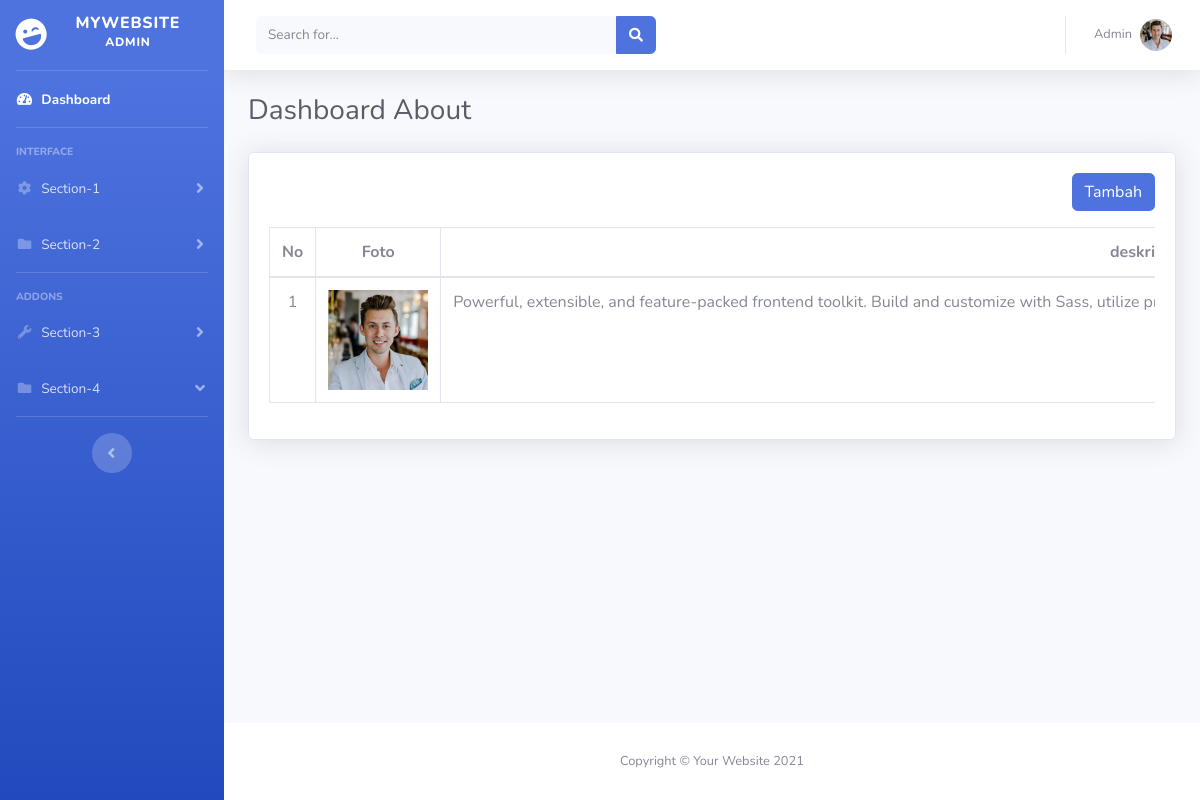
The page /admin/about.php on the database its author committed.
### tables this page shows
CREATE TABLE `home` (
  `id` int(11) NOT NULL,
  `header` varchar(50) NOT NULL,
  `sub_judul` varchar(50) NOT NULL,
  `foto` varchar(255) NOT NULL,
  `created_at` timestamp NOT NULL DEFAULT current_timestamp() ON UPDATE current_timestamp()
);

CREATE TABLE `about` (
  `id` int(11) NOT NULL,
  `deskripsi` varchar(255) NOT NULL,
  `profesi` varchar(255) NOT NULL,
  `deskripsi_profesi` varchar(100) NOT NULL,
  `website` varchar(100) NOT NULL,
  `kota` text NOT NULL,
  `umur` int(11) NOT NULL,
  `email` varchar(1000) NOT NULL,
  `foto` varchar(255) NOT NULL,
  `tanggal` varchar(25) NOT NULL,
  `craete_at` int(11) NOT NULL
);

### admin/about.php (the view, shortened to what this page needs)
<?php
include 'database/db.php';
$queryAbout = mysqli_query($conn, "SELECT * FROM about");
?>
<!DOCTYPE html>
<html lang="en">
<head>
    <link rel="stylesheet" href="css/sb-admin-2.css">
    <?php include 'layout/css.php' ?>
</head>
<body id="page-top">
    <div id="wrapper">
        <?php include 'layout/sidebar.php' ?>
        <div id="content-wrapper" class="d-flex flex-column">
            <div id="content">
                <?php include 'layout/navbar.php' ?>
                <div class="container-fluid">
                    <div class="d-sm-flex align-items-center justify-content-between mb-4">
                        <h1 class="h3 mb-0 text-gray-800">Dashboard About</h1>
                    </div>
                    <div class="card  shadow mb-4">
                        <div class="card-body">
                            <div align="right" class="mb-3">
                                <a href="tambah-about.php" class="btn btn-primary">Tambah</a>
                            </div>
                            <div class="table-responsive">
                                <table class="table table-bordered" width="100%">
                                    <thead>
                                        <tr>
                                            <th>No</th>
                                            <th>Foto</th>
                                            <th>deskripsi</th>
                                        </tr>
                                    </thead>
                                    <tbody>
                                        <?php $no = 1;
                                        while ($rowAbout = mysqli_fetch_assoc($queryAbout)) { ?>
                                            <tr>
                                                <td><?php echo $no++ ?></td>
                                                <td>
                                                    <img width="100" src="upload/<?php echo $rowAbout['foto'] ?>" alt="">
                                                </td>
                                                <td><?php echo $rowAbout['deskripsi'] ?></td>
                                            </tr>
                                        <?php } ?>
                                    </tbody>
                                </table>
                            </div>
                        </div>
                    </div>
                </div>
            </div>
            <?php include 'layout/footer.php' ?>
        </div>
    </div>
</body>
</html>

### admin/layout/navbar.php (shortened to what this page needs)
<?php
include 'database/db.php';
$sqlHome = mysqli_query($conn, "SELECT * FROM home ");
$rowHome = mysqli_fetch_assoc($sqlHome);
?>
<nav class="navbar navbar-expand navbar-light bg-white topbar mb-4 static-top shadow">
    <form
        class="d-none d-sm-inline-block form-inline mr-auto ml-md-3 my-2 my-md-0 mw-100 navbar-search">
        <div class="input-group">
            <input type="text" class="form-control bg-light border-0 small" placeholder="Search for..."
                aria-label="Search" aria-describedby="basic-addon2">
            <div class="input-group-append">
                <button class="btn btn-primary" type="button">
                    <i class="fas fa-search fa-sm"></i>
                </button>
            </div>
        </div>
    </form>
    <ul class="navbar-nav ml-auto">
        <li class="nav-item dropdown no-arrow">
            <a class="nav-link dropdown-toggle" href="#" id="userDropdown" role="button"
                data-toggle="dropdown" aria-haspopup="true" aria-expanded="false">
                <span class="mr-2 d-none d-lg-inline text-gray-600 small">Admin</span>
                <img class="img-profile rounded-circle"
                    src="upload/<?php echo $rowHome['foto'] ?>">
            </a>
        </li>
    </ul>
</nav>

### rows shown on the page
home: foto (picture)
about: foto (picture), deskripsi "Powerful, extensible, and feature-packed frontend toolkit. Build and customize with Sass, utilize…"
